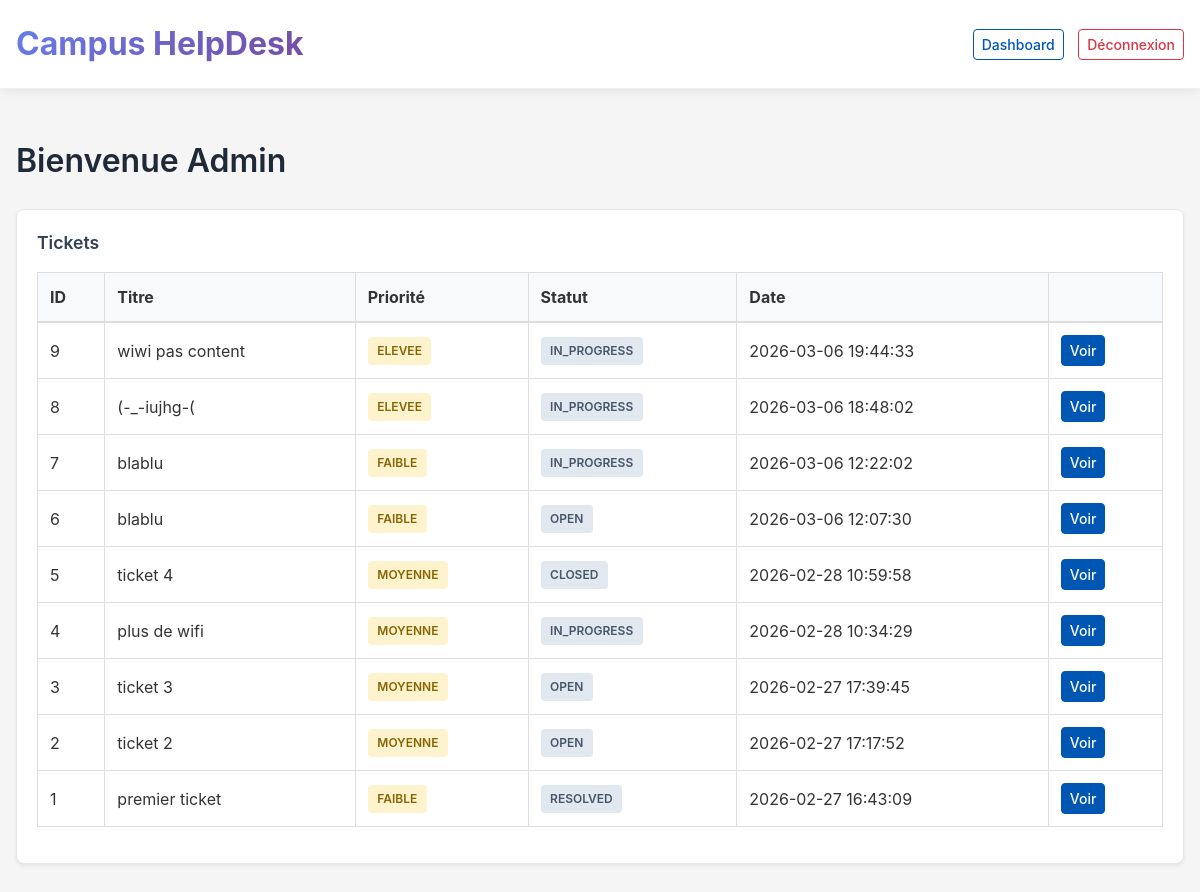
The app's page /index.php?route=dashboard (signed in), older data.
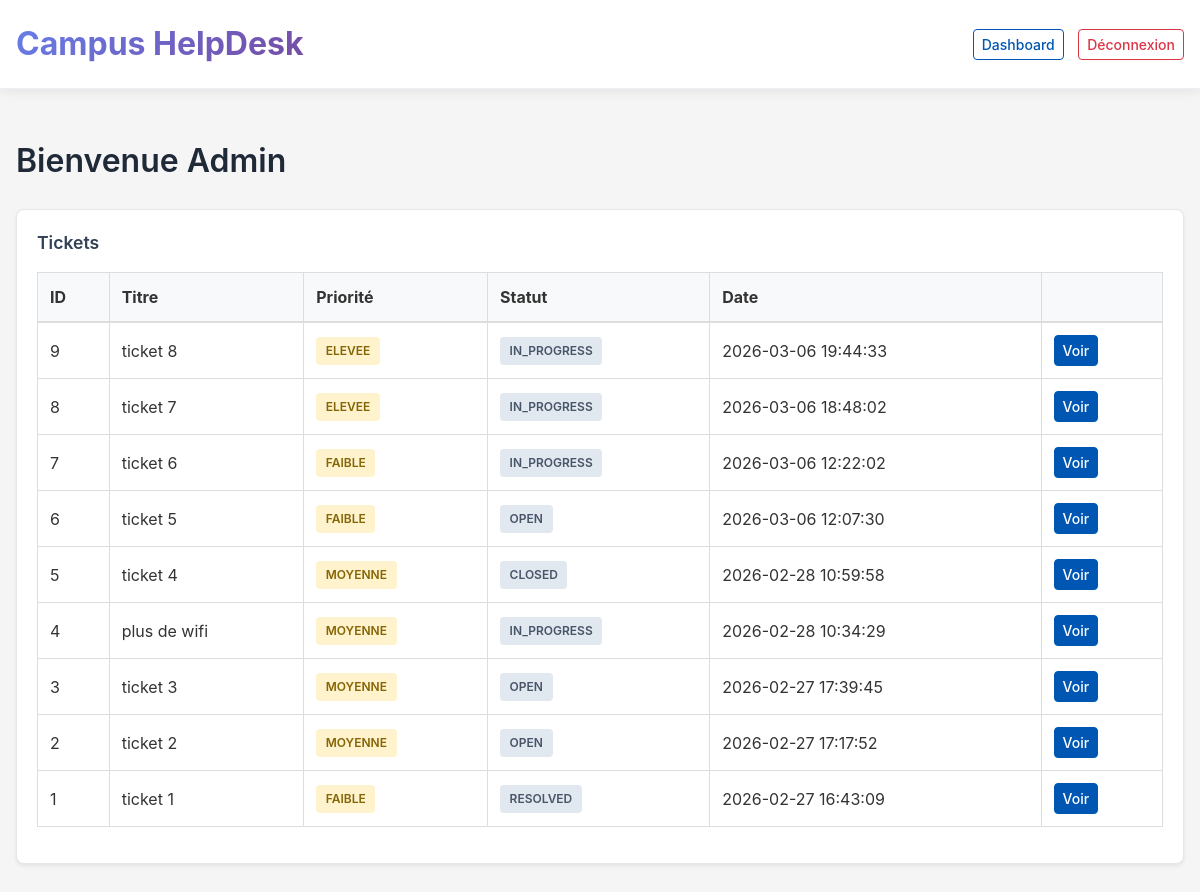
The same page, newer data.
### tables this page shows
CREATE TABLE `tickets` (
  `id` int(11) NOT NULL,
  `titre` varchar(150) NOT NULL,
  `description` text NOT NULL,
  `categorie` varchar(50) NOT NULL,
  `priorite` enum('FAIBLE','MOYENNE','ELEVEE') NOT NULL,
  `statut` enum('OPEN','IN_PROGRESS','RESOLVED','CLOSED') NOT NULL DEFAULT 'OPEN',
  `auteur_id` int(11) NOT NULL,
  `technicien_id` int(11) DEFAULT NULL,
  `created_at` datetime DEFAULT CURRENT_TIMESTAMP,
  `updated_at` datetime DEFAULT NULL
);

### app/core/View.php (called while the page is built, shortened)
<?php
final class View {
  public static function render(string $view, array $data = []){
    require __DIR__ . "/../views/layouts/main.php";
  }
}

### app/controllers/DashboardController.php (called while the page is built, shortened)
<?php
require_once __DIR__ . '/../core/Auth.php';
require_once __DIR__ . '/../core/View.php';
require_once __DIR__ . '/../models/TicketModel.php';
final class DashboardController {
  public function dashboard(){
    $user = Auth::user();
    $tickets = [];
    $ticketModel = new TicketModel();
    if ($user['role'] === 'ETUDIANT') {
      $tickets = $ticketModel->findByAuteur($user['id']);
    } else {
      $tickets = $ticketModel->findAll();
    }
    View::render('dashboards/dashboard', [
      'title' => 'Dashboard',
      'user' => $user,
      'tickets' => $tickets
    ]);
  }
}

### index.php (called while the page is built, shortened)
<?php
require_once __DIR__ . '/app/controllers/DashboardController.php';
require_once __DIR__ . '/app/core/Router.php';
$route = isset($_GET['route']) ? $_GET['route'] : '';
Router::dispatch($route);

### app/core/Auth.php (called while the page is built, shortened)
<?php
final class Auth {
public static function user(){
    return isset($_SESSION['user']) ? $_SESSION['user'] : null;
}
}

### app/core/Database.php (called while the page is built, shortened)
<?php
final class Database {
  private static $pdo = null;
  public static function pdo(){
    if (self::$pdo === null) {
      $dsn = "mysql:host=127.0.0.1;dbname=campus_helpdesk;charset=utf8mb4";
      self::$pdo = new PDO($dsn, "root", "root", [
        PDO::ATTR_ERRMODE => PDO::ERRMODE_EXCEPTION,
        PDO::ATTR_DEFAULT_FETCH_MODE => PDO::FETCH_ASSOC,
        PDO::ATTR_EMULATE_PREPARES => false,
      ]);
    }
    return self::$pdo;
  }
}

### app/models/TicketModel.php (called while the page is built, shortened)
<?php
require_once __DIR__ . '/../core/Database.php';
final class TicketModel {
  public function findAll($statut = null, $priorite = null) {
    $sql = "SELECT * FROM tickets WHERE 1=1";
    $params = [];
    $sql .= " ORDER BY created_at DESC";
    $stmt = Database::pdo()->prepare($sql);
    $stmt->execute($params);
    return $stmt->fetchAll();
}
}

### app/views/dashboards/dashboard.php (the view)
<h1 class="page-title space-bottom-lg">Bienvenue <?= htmlspecialchars($user['nom']) ?></h1>
<div class="ui-card ui-shadow-soft">
<div class="ui-card-body">
<h4 class="section-title space-bottom-md">Tickets</h4>
<?php if (empty($tickets)): ?>
<div class="notice notice-info">
Aucun ticket pour le moment.
</div>
<?php else: ?>
<table class="data-table data-table-hover">
<thead>
<tr>
<th>ID</th>
<th>Titre</th>
<th>Priorité</th>
<th>Statut</th>
<th>Date</th>
<th></th>
</tr>
</thead>
<tbody>
<?php foreach ($tickets as $t): ?>
<tr>
<td><?= $t['id'] ?></td>
<td><?= htmlspecialchars($t['titre']) ?></td>
<td>
<span class="tag tag-warn">
<?= htmlspecialchars($t['priorite']) ?>
</span>
</td>
<td>
<span class="tag tag-muted">
<?= htmlspecialchars($t['statut']) ?>
</span>
</td>
<td><?= $t['created_at'] ?></td>
<td>
<a href="index.php?route=ticket-show&id=<?= $t['id'] ?>"
class="ui-btn ui-btn-sm ui-btn-primary">
Voir
</a>
</td>
</tr>
<?php endforeach; ?>
</tbody>
</table>
<?php endif; ?>
</div>
</div>

### app/core/Router.php (shortened to what this page needs)
<?php
final class Router {
  public static function dispatch(string $route){
    switch ($route) {
      case 'dashboard':
        (new DashboardController())->dashboard();
        return;
    }
  }
}

### app/views/layouts/main.php (shortened to what this page needs)
<!doctype html>
<html lang="fr">
<head>
<link href="/projetTicketAWC/public/assets/css/style.css" rel="stylesheet">
<link href="/projetTicketAWC/public/assets/css/navbar.css" rel="stylesheet">
<link href="/projetTicketAWC/public/assets/css/auth.css" rel="stylesheet">
<link href="/projetTicketAWC/public/assets/css/dashboard.css" rel="stylesheet">
<link href="/projetTicketAWC/public/assets/css/tickets.css" rel="stylesheet">
<link href="/projetTicketAWC/public/assets/css/utilities.css" rel="stylesheet">
</head>
<body class="app-body">
<?php require __DIR__ . '/../partials/navbar.php'; ?>
<div class="layout-shell layout-pad">
<?php require __DIR__ . '/../' . $view . '.php'; ?>
</div>
</body>
</html>

### app/views/partials/navbar.php (shortened to what this page needs)
<?php
require_once __DIR__ . '/../../core/Auth.php';
$u = Auth::user();
?>
<nav class="topbar topbar-soft space-bottom-lg">
  <div class="layout-shell topbar-inner">
    <span class="topbar-brand text-strong">
      Campus HelpDesk
    </span>
    <?php if ($u): ?>
      <div class="topbar-actions">
        <a href="index.php?route=dashboard" class="ui-btn ui-btn-outline-primary ui-btn-sm space-right-sm">
        Dashboard
        </a>
        <a href="index.php?route=logout" class="ui-btn ui-btn-outline-danger ui-btn-sm">
          Déconnexion
        </a>
      </div>
    <?php endif; ?>
  </div>
</nav>

### public/assets/css/style.css (style rules this page uses)
* { margin: 0; padding: 0; box-sizing: border-box; }
html, body { height: 100%; }
body { font-family: -apple-system, BlinkMacSystemFont, "Segoe UI", Roboto, "Helvetica Neue", Arial, sans-serif; font-size: 1rem; line-height: 1.5; color: #333; background-color: #f5f5f5; }
h1, h2, h3, h4, h5, h6 { font-weight: 600; margin-bottom: 1rem; }
h1 { font-size: 2rem; }
h4 { font-size: 1.25rem; }
a { color: #0056b3; text-decoration: none; transition: color 0.3s ease; }
.app-body { background-color: #f5f5f5; }
.layout-shell { max-width: 1200px; margin: 0 auto; padding: 0 1rem; }
.layout-pad { padding-top: 1.5rem; padding-bottom: 1.5rem; }
.page-title { font-size: 2rem; font-weight: 600; color: #1f2937; }
.section-title { font-size: 1.1rem; font-weight: 600; color: #334155; }
.space-bottom-lg { margin-bottom: 1.5rem; }
.space-bottom-md { margin-bottom: 1rem; }
.space-right-sm { margin-right: 0.5rem; }
.ui-card { background-color: #fff; border: 1px solid #e5e7eb; border-radius: 0.5rem; overflow: hidden; margin-bottom: 1rem; }
.ui-card-body { padding: 1.25rem; }
.ui-shadow-soft { box-shadow: 0 0.125rem 0.25rem rgba(0, 0, 0, 0.075); }
.ui-btn { display: inline-block; padding: 0.5rem 1rem; border: 1px solid transparent; border-radius: 0.25rem; font-size: 1rem; font-weight: 500; cursor: pointer; text-decoration: none; text-align: center; transition: all 0.2s ease; }
.ui-btn-sm { padding: 0.25rem 0.5rem; font-size: 0.875rem; }
.ui-btn-primary { background-color: #0056b3; color: #fff; border-color: #0056b3; }
.ui-btn-outline-primary { background-color: transparent; color: #0056b3; border-color: #0056b3; }
.ui-btn-outline-danger { background-color: transparent; color: #dc3545; border-color: #dc3545; }
.data-table { width: 100%; border-collapse: collapse; background-color: #fff; margin-bottom: 1rem; }
.data-table th, .data-table td { padding: 0.75rem; border: 1px solid #ddd; text-align: left; }
.data-table thead { background-color: #f8f9fa; border-bottom: 2px solid #ddd; }
.tag { display: inline-block; padding: 0.3rem 0.6rem; font-size: 0.75rem; font-weight: 600; border-radius: 0.25rem; }
.tag-warn { background-color: #fff3cd; color: #856404; }
.tag-muted { background-color: #e2e8f0; color: #475569; }
.text-strong { font-weight: 700; }

### public/assets/css/navbar.css (style rules this page uses)
.topbar { background-color: #fff; box-shadow: 0 2px 12px rgba(0, 0, 0, 0.08); padding: 1.25rem 0; position: sticky; top: 0; z-index: 1000; }
.topbar-soft { border-bottom: 1px solid #eceff4; }
.topbar-inner { display: flex; justify-content: space-between; align-items: center; gap: 0.8rem; }
.topbar-brand { font-weight: 700; font-size: 2rem; background: linear-gradient(135deg, #667eea 0%, #764ba2 100%); -webkit-background-clip: text; -webkit-text-fill-color: transparent; background-clip: text; margin: 0; }
.topbar-actions { display: flex; align-items: center; flex-wrap: wrap; gap: 0.4rem; }

Row changes from the older to the newer data that the page shows:
changed tickets id 9: titre "wiwi pas content" → "ticket 8"
changed tickets id 8: titre "(-_-iujhg-(" → "ticket 7"
changed tickets id 7: titre "blablu" → "ticket 6"
changed tickets id 6: titre "blablu" → "ticket 5"
changed tickets "RESOLVED": titre "premier ticket" → "ticket 1"
